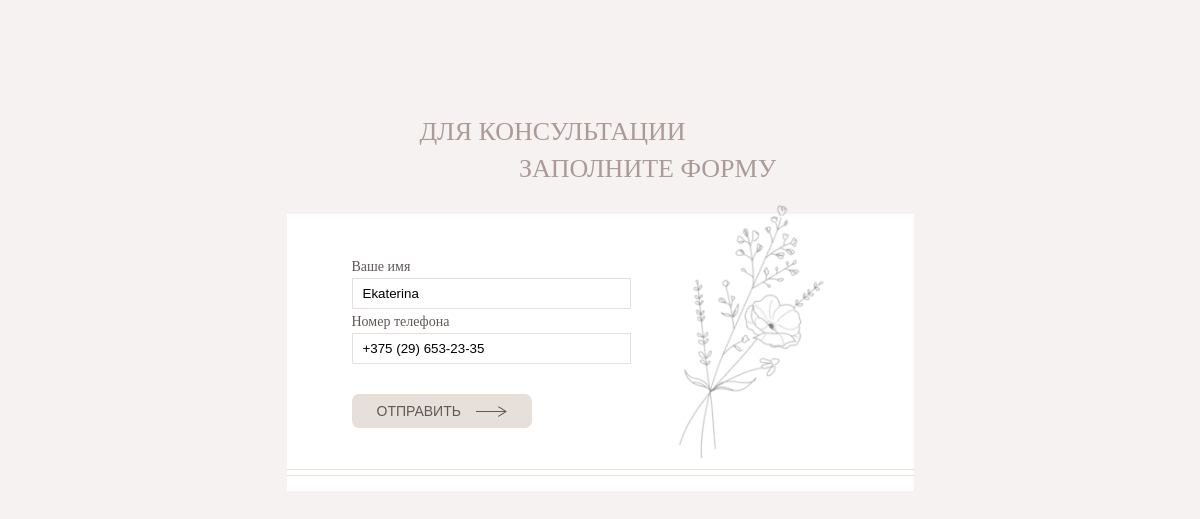
Screenshot of /modules/page_elements/consult_form.php (signed in) with the database file from the repository.
### tables this page shows
CREATE TABLE `User` (
  `ID` int UNSIGNED NOT NULL,
  `name` varchar(65) NOT NULL,
  `telephone` varchar(64) NOT NULL,
  `email` varchar(64) NOT NULL,
  `photo` varchar(256) DEFAULT 'default_profile_photo.jpg',
  `password` varchar(64) NOT NULL,
  `salt` int NOT NULL,
  `userType` varchar(64) NOT NULL DEFAULT 'user'
);

### modules/page_elements/consult_form.php (the view, shortened to what this page needs)
<?php
include 'connect\connect_database.php';
?>
<link rel="stylesheet" href="../../css/style.css" type="text/css">
<?php
if(isset($_SESSION['user']['id'])) {
	$id_user=$_SESSION['user']['id'];
	$userQuery = "SELECT * FROM  User WHERE User.ID=$id_user";
	$userResult = mysqli_query($link, $userQuery) or die("Ошибка " . mysqli_error($link));
	if($userResult) {
		$user = mysqli_fetch_assoc($userResult);
		$user_name=$user["name"];
		$user_telephone=$user["telephone"];
	}
} else {
	$id_user="";
	$user_name="";
	$user_telephone="";
}
?>
	<div class="block block-8">
		<div class="container">
			<div class="title-group">
				<p class="title first-title">ДЛЯ КОНСУЛЬТАЦИИ</p>
				<p class="title second-title">ЗАПОЛНИТЕ ФОРМУ</p>
			</div>
			<div class="white-form-wrapper">
				<div class="white-form consultation-form">
					<div class="plant-wrapper">
						<div class="form-content">
							<div class="form-input-block">
								<p>Ваше имя</p>
								<input type="text" name="user_name_consult" size="30" value="<?= $user_name ?>" class="border-style input" id="user_name_consult" title="Не менее 3 символов. Начинается с заглавной буквы." >
							</div>
							<div class="form-input-block">
								<p>Номер телефона</p>
								<input type="text" name="user_telephone_consult" size="30" id="phone" value="<?= $user_telephone ?>" class="border-style input" id="user_telephone_consult" placeholder="+375 (__) ___-__-__" >
							</div>
							<button class="form-btn take-consult-btn">
								<p>Отправить</p>
								<img src="images/arrow.png" class="arrow">
							</button>
						</div>
						 <img src="images/plant_10.png" class="form-plant">
					</div>
					<div class="two-lines"></div>
				</div>
			</div>
		</div>
	</div>

### css/style.css (style rules this page uses)
*, *::before, *::after { padding: 0; margin:0; border: 0; box-sizing: border-box; }
img { vertical-align: top; }
.container { max-width: 1200px; box-sizing: content-box; margin: 0 auto; padding: 0px 50px; }
.border-style { border: 0.7px solid #E7DFDA; margin-bottom: 5px; }
.title { color: #ab9a96; font-family: 'Lighthaus'; font-size: 32px; display: flex; justify-content: center; text-align: center; }
.title-group { display: flex; flex-direction: column; align-items: center; margin-bottom: 40px; }
.title-group p { margin-top: 10px; }
.first-title { margin-right: 150px; }
.second-title { margin-left: 150px; }
.block { position: relative; }
.form-btn { display: flex; align-items: center; border-radius: 7px; background-color: #E7DFDA; padding: 9px 25px; margin-top: 25px; }
.form-btn p { font-size: 14px; margin-right: 15px; text-transform:uppercase; color: #605857; font-weight: 300; }
@media screen and (max-device-width: 992px) { .container { padding: 0px 30px; } }
@media screen and (max-device-width: 992px) { .title { font-size: 26px; } }
@media screen and (max-device-width: 992px) { .title-group { margin-bottom: 30px; } }
@media screen and (max-device-width: 992px) { .title-group p { margin-top: 7px; } }
@media screen and (max-device-width: 992px) { .first-title { margin-right: 95px; } }
@media screen and (max-device-width: 992px) { .second-title { margin-left: 95px; } }
.white-form-wrapper { display: flex; justify-content: center; }
.two-lines { border-top: 0.7px solid #E7DFDA; border-bottom: 0.7px solid #E7DFDA; height: 7px; margin: 0px; }
.block-8 { padding-top: 110px; padding-bottom: 50px; }
.white-form { width: 45%; background-color: white; padding-bottom: 15px; }
.form-content { padding: 20px 65px; display: flex; flex-direction: column; align-items: flex-start; padding-top: 45px; padding-bottom: 30px; }
.form-content div input { margin-top: 3px; padding: 7px 10px; }
@media screen and (max-device-width: 992px) { .white-form { width: 55%; } }
.form-input-block { display: flex; flex-direction: column; }
.consultation-form { width: 38%; }
.plant-wrapper { display: flex; }
.form-plant { position: relative; right: 10px; top: 10px; height: 235px; }
@media screen and (max-device-width: 1100px) { .form-plant { right: 18px; top: -10px; height: 255px; } }
@media screen and (max-device-width: 992px) { .consultation-form { width: 55%; } }

### rows the page displays
user: user_name_consult "Ekaterina", user_telephone_consult "+375 (29) 653-23-35"
